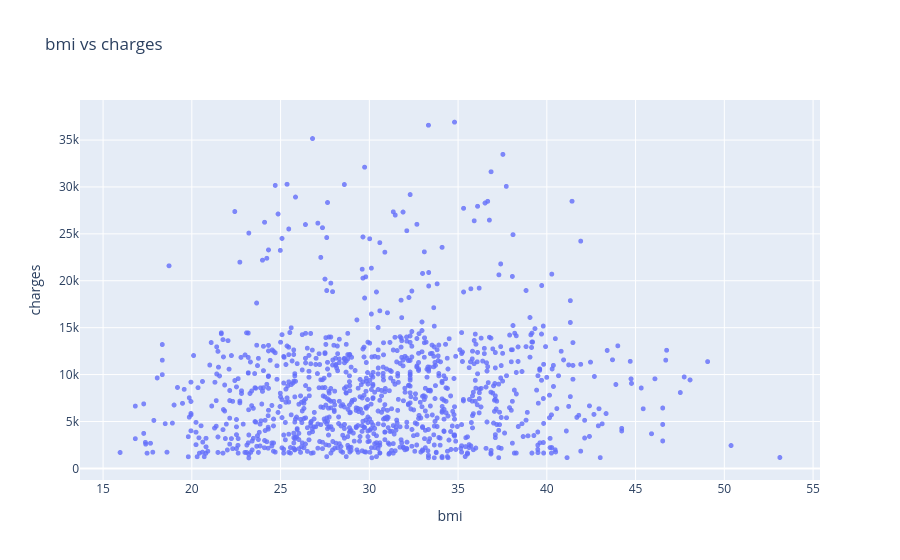

Here is the notebook cell this chart was saved with:
### Code cell
fig = px.scatter(non_s_df,x='bmi',y='charges',opacity=0.8,title="bmi vs charges")
fig.update_traces(marker_size=5)
fig.show()

### Figure 1 — Plotly figure (JSON) as saved in the notebook; plotly's stock layout.template omitted (floating-point values rounded to 4 significant figures; data arrays with more than 128 entries replaced by an {"elided": "..."} marker saying what was removed)
{"data": [{"hovertemplate": "bmi=%{x}<br>charges=%{y}<extra></extra>", "legendgroup": "", "marker": {"color": "#636efa", "opacity": 0.8, "size": 5, "symbol": "circle"}, "mode": "markers", "name": "", "showlegend": false, "type": "scattergl", "x": {"elided": "1064 float values"}, "xaxis": "x", "y": {"elided": "1064 float values"}, "yaxis": "y"}], "layout": {"legend": {"tracegroupgap": 0}, "title": {"text": "bmi vs charges"}, "xaxis": {"anchor": "y", "domain": [0, 1], "title": {"text": "bmi"}}, "yaxis": {"anchor": "x", "domain": [0, 1], "title": {"text": "charges"}}}}
